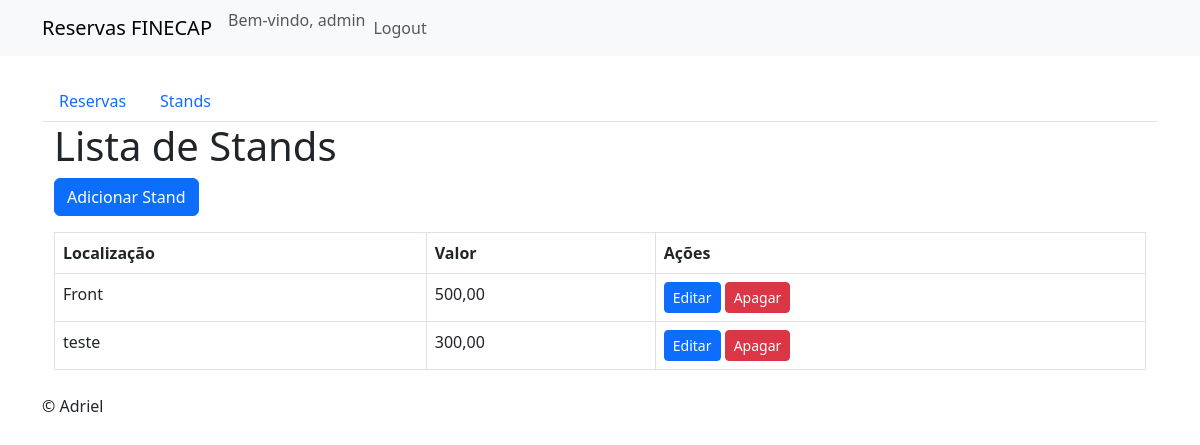
Before: /stand/ (signed in) with the older database file.
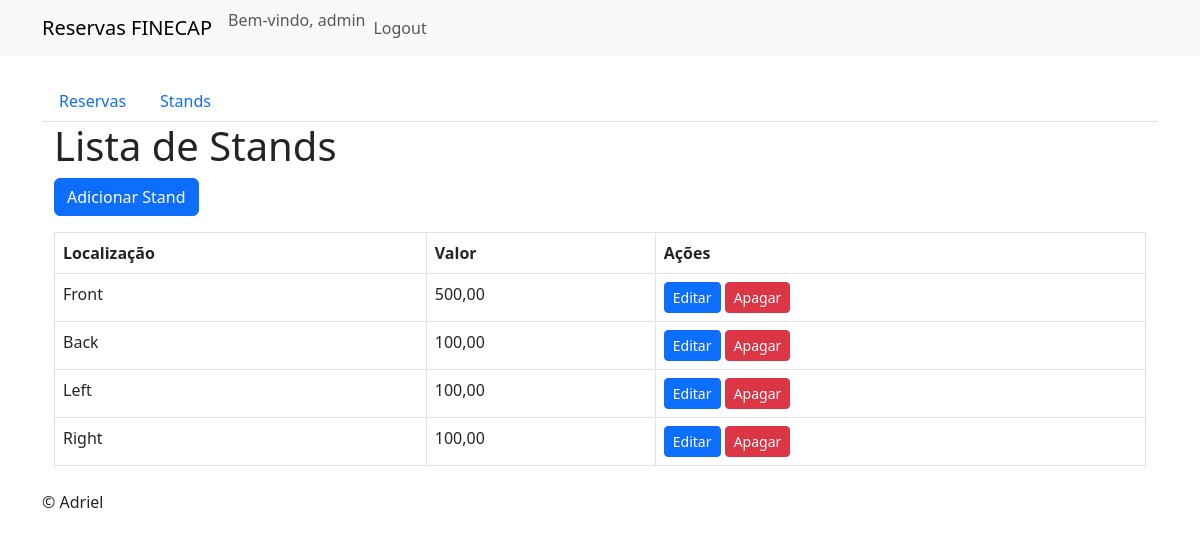
After: the same page with the newer database file.
### main/models.py (models this page shows, shortened)
class Stand(models.Model):
    localizacao = models.CharField(max_length=100)
    valor = models.DecimalField(
        verbose_name=("valor"),
        decimal_places=2,
        max_digits=6
    )

### main/views.py (the view)
# urls.py: path('stand/', ListarStandsView.as_view(), name="listar_stands"),
class ListarStandsView(UserPassesTestMixin,ListView):
    model = Stand
    template_name = "finecap/stands.html"
    context_object_name = "stands"
    ordering = ['id']
    paginate_by = 5
    def get_context_data(self, **kwargs):
        context = super().get_context_data(**kwargs)
        context['total_reservas'] = Reserva.objects.count()
        context['total_stands'] = Stand.objects.count()
        return context
    def test_func(self):
        return self.request.user.is_superuser

### main/templates/finecap/stands.html
{% extends 'base.html' %}
{% block content %}
<div class="container">
    <h1>Lista de Stands</h1>
    <a href="{% url 'criar_stands' %}" class="btn btn-primary mb-3">Adicionar Stand</a>
    <table class="table table-bordered">
        <thead>
            <tr>
                <th>Localização</th>
                <th>Valor</th>
                <th>Ações</th>
            </tr>
        </thead>
        <tbody>
            {% for stand in stands %}
                <tr>
                    <td>{{ stand.localizacao }}</td>
                    <td>{{ stand.valor }}</td>
                    <td>
                        <a href="{% url 'editar_stands' stand.pk %}" class="btn btn-primary btn-sm">Editar</a>
                        <a href="{% url 'deletar_stands' stand.pk %}" class="btn btn-danger btn-sm">Apagar</a>
                    </td>
                </tr>
            {% endfor %}
        </tbody>
    </table>
</div>
{% endblock %}

Changed rows visible on the page:
removed Stand: localizacao "teste", valor "300,00"
added Stand: localizacao "Back", valor "100,00"
added Stand: localizacao "Left", valor "100,00"
added Stand: localizacao "Right", valor "100,00"
